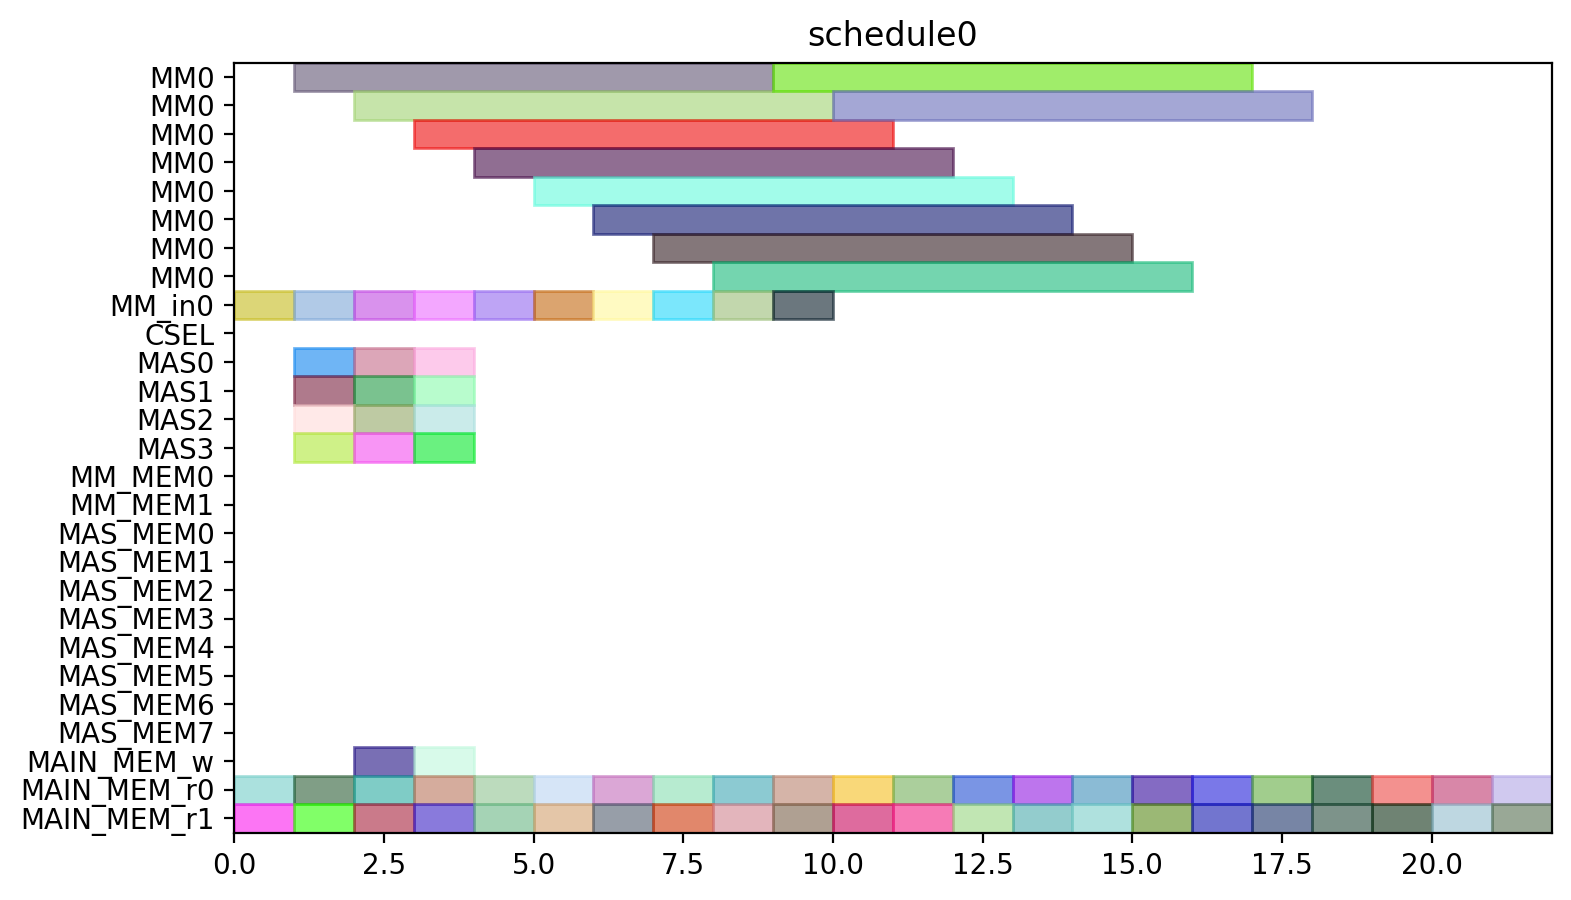

Reproduce this figure in Python.
from pyschedule import Scenario, solvers, plotters, alt


def solve():
	horizon = 90
	S = Scenario("schedule0", horizon=horizon)

	# resource
	MM = S.Resources('MM', num=1, size=8)
	MM_in = S.Resources('MM_in', num=1)
	CSEL = S.Resource('CSEL')
	MAS = S.Resources('MAS', num=4, size=1, periods=range(1, horizon))
	MM_MEM = S.Resources('MM_MEM', num=2)
	MAS_MEM = S.Resources('MAS_MEM', num=8)
	MAIN_MEM_w = S.Resource('MAIN_MEM_w', size=1)
	MAIN_MEM_r = S.Resources('MAIN_MEM_r', num=2)

	# result of previous scheduling

	# new tasks
	c10_t0_in = S.Task('c10_t0_in', length=1, delay_cost=1)
	c10_t0_in += alt(MM_in)
	c10_t0 = S.Task('c10_t0', length=8, delay_cost=1)
	c10_t0 += alt(MM)
	S += c10_t0>=c10_t0_in

	c10_t0_mem0 = S.Task('c10_t0_mem0', length=1, delay_cost=1)
	c10_t0_mem0 += MAIN_MEM_r[0]
	c10_t0_mem1 = S.Task('c10_t0_mem1', length=1, delay_cost=1)
	c10_t0_mem1 += MAIN_MEM_r[1]
	c10_t1_in = S.Task('c10_t1_in', length=1, delay_cost=1)
	c10_t1_in += alt(MM_in)
	c10_t1 = S.Task('c10_t1', length=8, delay_cost=1)
	c10_t1 += alt(MM)
	S += c10_t1>=c10_t1_in

	c10_t1_mem0 = S.Task('c10_t1_mem0', length=1, delay_cost=1)
	c10_t1_mem0 += MAIN_MEM_r[0]
	c10_t1_mem1 = S.Task('c10_t1_mem1', length=1, delay_cost=1)
	c10_t1_mem1 += MAIN_MEM_r[1]
	c10_t2 = S.Task('c10_t2', length=1, delay_cost=1)
	c10_t2 += alt(MAS)

	c10_t2_mem0 = S.Task('c10_t2_mem0', length=1, delay_cost=1)
	c10_t2_mem0 += MAIN_MEM_r[0]
	c10_t2_mem1 = S.Task('c10_t2_mem1', length=1, delay_cost=1)
	c10_t2_mem1 += MAIN_MEM_r[1]
	c10_t3 = S.Task('c10_t3', length=1, delay_cost=1)
	c10_t3 += alt(MAS)

	c10_t3_mem0 = S.Task('c10_t3_mem0', length=1, delay_cost=1)
	c10_t3_mem0 += MAIN_MEM_r[0]
	c10_t3_mem1 = S.Task('c10_t3_mem1', length=1, delay_cost=1)
	c10_t3_mem1 += MAIN_MEM_r[1]
	c20_t0_in = S.Task('c20_t0_in', length=1, delay_cost=1)
	c20_t0_in += alt(MM_in)
	c20_t0 = S.Task('c20_t0', length=8, delay_cost=1)
	c20_t0 += alt(MM)
	S += c20_t0>=c20_t0_in

	c20_t0_mem0 = S.Task('c20_t0_mem0', length=1, delay_cost=1)
	c20_t0_mem0 += MAIN_MEM_r[0]
	c20_t0_mem1 = S.Task('c20_t0_mem1', length=1, delay_cost=1)
	c20_t0_mem1 += MAIN_MEM_r[1]
	c20_t1_in = S.Task('c20_t1_in', length=1, delay_cost=1)
	c20_t1_in += alt(MM_in)
	c20_t1 = S.Task('c20_t1', length=8, delay_cost=1)
	c20_t1 += alt(MM)
	S += c20_t1>=c20_t1_in

	c20_t1_mem0 = S.Task('c20_t1_mem0', length=1, delay_cost=1)
	c20_t1_mem0 += MAIN_MEM_r[0]
	c20_t1_mem1 = S.Task('c20_t1_mem1', length=1, delay_cost=1)
	c20_t1_mem1 += MAIN_MEM_r[1]
	c20_t2 = S.Task('c20_t2', length=1, delay_cost=1)
	c20_t2 += alt(MAS)

	c20_t2_mem0 = S.Task('c20_t2_mem0', length=1, delay_cost=1)
	c20_t2_mem0 += MAIN_MEM_r[0]
	c20_t2_mem1 = S.Task('c20_t2_mem1', length=1, delay_cost=1)
	c20_t2_mem1 += MAIN_MEM_r[1]
	c20_t3 = S.Task('c20_t3', length=1, delay_cost=1)
	c20_t3 += alt(MAS)

	c20_t3_mem0 = S.Task('c20_t3_mem0', length=1, delay_cost=1)
	c20_t3_mem0 += MAIN_MEM_r[0]
	c20_t3_mem1 = S.Task('c20_t3_mem1', length=1, delay_cost=1)
	c20_t3_mem1 += MAIN_MEM_r[1]
	c01_t0_in = S.Task('c01_t0_in', length=1, delay_cost=1)
	c01_t0_in += alt(MM_in)
	c01_t0 = S.Task('c01_t0', length=8, delay_cost=1)
	c01_t0 += alt(MM)
	S += c01_t0>=c01_t0_in

	c01_t0_mem0 = S.Task('c01_t0_mem0', length=1, delay_cost=1)
	c01_t0_mem0 += MAIN_MEM_r[0]
	c01_t0_mem1 = S.Task('c01_t0_mem1', length=1, delay_cost=1)
	c01_t0_mem1 += MAIN_MEM_r[1]
	c01_t1_in = S.Task('c01_t1_in', length=1, delay_cost=1)
	c01_t1_in += alt(MM_in)
	c01_t1 = S.Task('c01_t1', length=8, delay_cost=1)
	c01_t1 += alt(MM)
	S += c01_t1>=c01_t1_in

	c01_t1_mem0 = S.Task('c01_t1_mem0', length=1, delay_cost=1)
	c01_t1_mem0 += MAIN_MEM_r[0]
	c01_t1_mem1 = S.Task('c01_t1_mem1', length=1, delay_cost=1)
	c01_t1_mem1 += MAIN_MEM_r[1]
	c01_t2 = S.Task('c01_t2', length=1, delay_cost=1)
	c01_t2 += alt(MAS)

	c01_t2_mem0 = S.Task('c01_t2_mem0', length=1, delay_cost=1)
	c01_t2_mem0 += MAIN_MEM_r[0]
	c01_t2_mem1 = S.Task('c01_t2_mem1', length=1, delay_cost=1)
	c01_t2_mem1 += MAIN_MEM_r[1]
	c01_t3 = S.Task('c01_t3', length=1, delay_cost=1)
	c01_t3 += alt(MAS)

	c01_t3_mem0 = S.Task('c01_t3_mem0', length=1, delay_cost=1)
	c01_t3_mem0 += MAIN_MEM_r[0]
	c01_t3_mem1 = S.Task('c01_t3_mem1', length=1, delay_cost=1)
	c01_t3_mem1 += MAIN_MEM_r[1]
	c11_t0_in = S.Task('c11_t0_in', length=1, delay_cost=1)
	c11_t0_in += alt(MM_in)
	c11_t0 = S.Task('c11_t0', length=8, delay_cost=1)
	c11_t0 += alt(MM)
	S += c11_t0>=c11_t0_in

	c11_t0_mem0 = S.Task('c11_t0_mem0', length=1, delay_cost=1)
	c11_t0_mem0 += MAIN_MEM_r[0]
	c11_t0_mem1 = S.Task('c11_t0_mem1', length=1, delay_cost=1)
	c11_t0_mem1 += MAIN_MEM_r[1]
	c11_t1_in = S.Task('c11_t1_in', length=1, delay_cost=1)
	c11_t1_in += alt(MM_in)
	c11_t1 = S.Task('c11_t1', length=8, delay_cost=1)
	c11_t1 += alt(MM)
	S += c11_t1>=c11_t1_in

	c11_t1_mem0 = S.Task('c11_t1_mem0', length=1, delay_cost=1)
	c11_t1_mem0 += MAIN_MEM_r[0]
	c11_t1_mem1 = S.Task('c11_t1_mem1', length=1, delay_cost=1)
	c11_t1_mem1 += MAIN_MEM_r[1]
	c11_t2 = S.Task('c11_t2', length=1, delay_cost=1)
	c11_t2 += alt(MAS)

	c11_t2_mem0 = S.Task('c11_t2_mem0', length=1, delay_cost=1)
	c11_t2_mem0 += MAIN_MEM_r[0]
	c11_t2_mem1 = S.Task('c11_t2_mem1', length=1, delay_cost=1)
	c11_t2_mem1 += MAIN_MEM_r[1]
	c11_t3 = S.Task('c11_t3', length=1, delay_cost=1)
	c11_t3 += alt(MAS)

	c11_t3_mem0 = S.Task('c11_t3_mem0', length=1, delay_cost=1)
	c11_t3_mem0 += MAIN_MEM_r[0]
	c11_t3_mem1 = S.Task('c11_t3_mem1', length=1, delay_cost=1)
	c11_t3_mem1 += MAIN_MEM_r[1]
	c21_t0_in = S.Task('c21_t0_in', length=1, delay_cost=1)
	c21_t0_in += alt(MM_in)
	c21_t0 = S.Task('c21_t0', length=8, delay_cost=1)
	c21_t0 += alt(MM)
	S += c21_t0>=c21_t0_in

	c21_t0_mem0 = S.Task('c21_t0_mem0', length=1, delay_cost=1)
	c21_t0_mem0 += MAIN_MEM_r[0]
	c21_t0_mem1 = S.Task('c21_t0_mem1', length=1, delay_cost=1)
	c21_t0_mem1 += MAIN_MEM_r[1]
	c21_t1_in = S.Task('c21_t1_in', length=1, delay_cost=1)
	c21_t1_in += alt(MM_in)
	c21_t1 = S.Task('c21_t1', length=8, delay_cost=1)
	c21_t1 += alt(MM)
	S += c21_t1>=c21_t1_in

	c21_t1_mem0 = S.Task('c21_t1_mem0', length=1, delay_cost=1)
	c21_t1_mem0 += MAIN_MEM_r[0]
	c21_t1_mem1 = S.Task('c21_t1_mem1', length=1, delay_cost=1)
	c21_t1_mem1 += MAIN_MEM_r[1]
	c21_t2 = S.Task('c21_t2', length=1, delay_cost=1)
	c21_t2 += alt(MAS)

	c21_t2_mem0 = S.Task('c21_t2_mem0', length=1, delay_cost=1)
	c21_t2_mem0 += MAIN_MEM_r[0]
	c21_t2_mem1 = S.Task('c21_t2_mem1', length=1, delay_cost=1)
	c21_t2_mem1 += MAIN_MEM_r[1]
	c21_t3 = S.Task('c21_t3', length=1, delay_cost=1)
	c21_t3 += alt(MAS)

	c21_t3_mem0 = S.Task('c21_t3_mem0', length=1, delay_cost=1)
	c21_t3_mem0 += MAIN_MEM_r[0]
	c21_t3_mem1 = S.Task('c21_t3_mem1', length=1, delay_cost=1)
	c21_t3_mem1 += MAIN_MEM_r[1]
	c000 = S.Task('c000', length=1, delay_cost=1)
	c000 += alt(MAS)

	S += 0<c000

	c000_w = S.Task('c000_w', length=1, delay_cost=1)
	c000_w += alt(MAIN_MEM_w)
	S += c000 <= c000_w

	c000_mem0 = S.Task('c000_mem0', length=1, delay_cost=1)
	c000_mem0 += MAIN_MEM_r[0]
	c000_mem1 = S.Task('c000_mem1', length=1, delay_cost=1)
	c000_mem1 += MAIN_MEM_r[1]
	c001 = S.Task('c001', length=1, delay_cost=1)
	c001 += alt(MAS)

	S += 0<c001

	c001_w = S.Task('c001_w', length=1, delay_cost=1)
	c001_w += alt(MAIN_MEM_w)
	S += c001 <= c001_w

	c001_mem0 = S.Task('c001_mem0', length=1, delay_cost=1)
	c001_mem0 += MAIN_MEM_r[0]
	c001_mem1 = S.Task('c001_mem1', length=1, delay_cost=1)
	c001_mem1 += MAIN_MEM_r[1]
	solvers.mip.solve(S,msg=1,kind='CPLEX',ratio_gap=1.01)

	solution = [['hoge']*len(S.solution()[1]) for i in range(len(S.solution()))]
	for i in range(len(S.solution())):
		for j in range(len(S.solution()[i])):
			solution[i][j]=str(S.solution()[i][j])
	print(solution)

	cycles = int(solution[-1][3])

	pic_file_name = "/home/mfukuda/ABE/multiRAM_multiMAS_16mux/scheduling_result/stage8MM1_stage1MAS4/FROB/schedule0.png"
	if(S.solution() != []):
		plotters.matplotlib.plot(S,img_filename=pic_file_name, show_task_labels=False, fig_size=(cycles*0.25+3, 5))

	return solution
